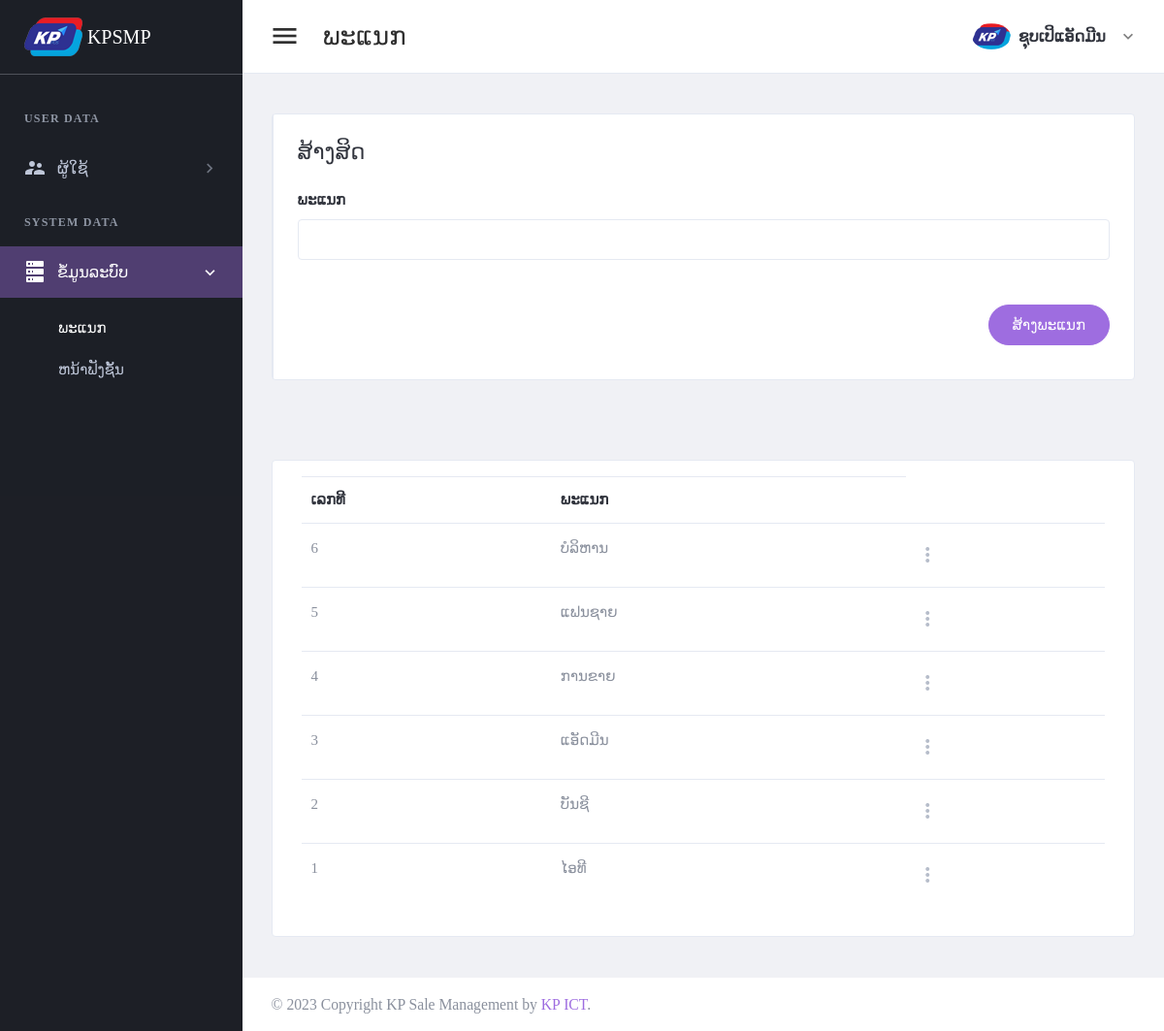
/page/depart.php (signed in), run on an earlier commit of the app's database.
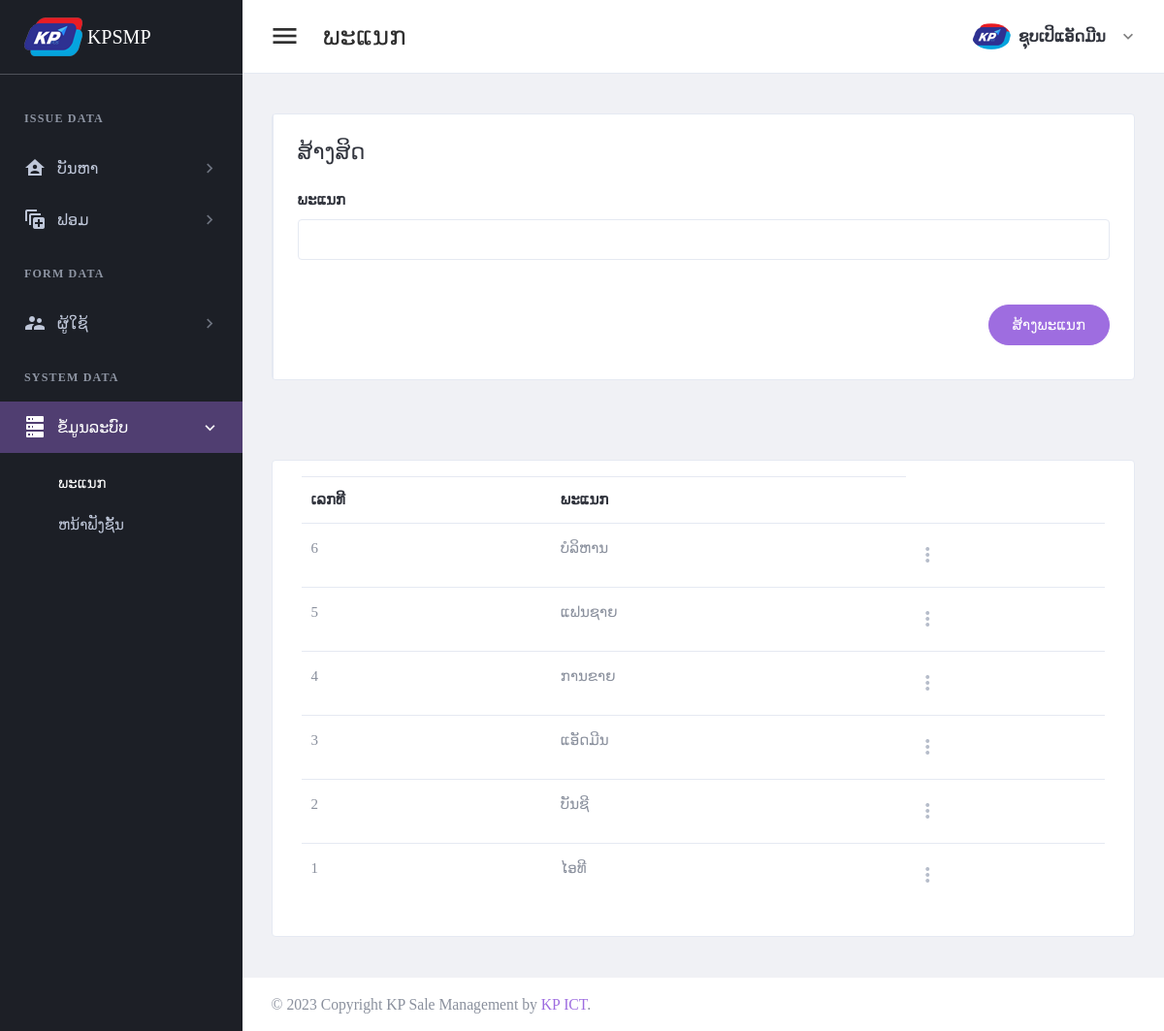
And on a later commit of the database.
### tables this page shows
CREATE TABLE `tbl_header_title` (
  `ht_id` int(11) NOT NULL,
  `ht_name` varchar(300) DEFAULT NULL
);

CREATE TABLE `tbl_sub_title` (
  `st_id` int(11) NOT NULL,
  `st_name` varchar(300) DEFAULT NULL,
  `icon_code` varchar(100) DEFAULT NULL,
  `ht_id` int(11) DEFAULT NULL
);

CREATE TABLE `tbl_page_title` (
  `pt_id` int(11) NOT NULL,
  `pt_name` varchar(300) DEFAULT NULL,
  `ptf_name` varchar(100) DEFAULT NULL,
  `st_id` int(11) DEFAULT NULL
);

CREATE TABLE `tbl_depart` (
  `dp_id` int(11) NOT NULL,
  `dp_name` varchar(150) DEFAULT NULL
);

### setting/checksession.php (called while the page is built, shortened)
<?php
	if($_SESSION['id_users'] == "" )
	{
	header("location:logout.php");
	}
	  else{
		$role_id = $_SESSION["role_id"];
	}
?>

### page/depart.php (the view, shortened to what the changed rows need)
<?php
include("../setting/checksession.php");
include("../setting/conn.php");
$header_name = "ພະແນກ";
$header_click = "4";
?>
<!DOCTYPE html>
<html lang="en" dir="ltr">
<head>
    <?php
    include("../setting/callcss.php");
    ?>
</head>
<body class="navbar-fixed sidebar-fixed" id="body">
    <div class="wrapper">
        <?php include "menu.php"; ?>
        <div class="page-wrapper">
            <div class="content-wrapper">
                <div class="content">
                    <div class="card card-default">
                        <div class="card-body">
                            <table id="productsTable" class="table table-hover table-product" style="width:100%">
                                <thead>
                                    <tr>
                                        <th>ເລກທີ</th>
                                        <th>ພະແນກ</th>
                                    </tr>
                                </thead>
                                <tbody>
                                    <?php
                                    $stmt4 = $conn->prepare("select dp_id,dp_name
                                    from tbl_depart
                                    order by dp_id desc ");
                                    $stmt4->execute();
                                    if ($stmt4->rowCount() > 0) {
                                        while ($row4 = $stmt4->fetch(PDO::FETCH_ASSOC)) {
                                            $dp_id = $row4['dp_id'];
                                            $dp_name = $row4['dp_name'];
                                    ?>
                                            <tr>
                                                <td><?php echo "$dp_id"; ?></td>
                                                <td><?php echo "$dp_name"; ?></td>
                                                <td>
                                                    <div class="dropdown">
                                                        <a class="dropdown-toggle icon-burger-mini" href="#" role="button" id="dropdownMenuLink" data-toggle="dropdown" aria-haspopup="true" aria-expanded="false" data-display="static">
                                                        </a>
                                                    </div>
                                                </td>
                                            </tr>
                                    <?php
                                        }
                                    }
                                    ?>
                                </tbody>
                            </table>
                        </div>
                    </div>
                </div>
            </div>
        </div>
    </div>
</body>
</html>

### page/menu.php (shortened to what the changed rows need)
<aside class="left-sidebar sidebar-dark" id="left-sidebar">
  <div id="sidebar" class="sidebar sidebar-with-footer">
    <div class="sidebar-left" data-simplebar style="height: 100%;">
      <ul class="nav sidebar-inner" id="sidebar-menu">
        <?php
        $stmt = $conn->prepare(" SELECT distinct a.ht_id,ht_name
        FROM tbl_header_title a
        left join tbl_role_page b on a.ht_id = b.ht_id
        where role_id ='$role_id'
        order by  a.ht_id asc ");
        $stmt->execute();
        if ($stmt->rowCount() > 0) {
          while ($row = $stmt->fetch(PDO::FETCH_ASSOC)) {
            $ht_id = $row['ht_id'];
            $ht_name = $row['ht_name'];
        ?>
            <li class="section-title"> <?php echo "$ht_name"; ?></li>
            <?php
            $stmt1 = $conn->prepare("SELECT distinct a.st_id,st_name,role_id,icon_code
            FROM tbl_sub_title a
            left join tbl_role_page b on a.st_id = b.st_id
            where a.ht_id = '$ht_id' and role_id ='$role_id'
            order by a.st_id asc ");
            $stmt1->execute();
            if ($stmt1->rowCount() > 0) {
              while ($row1 = $stmt1->fetch(PDO::FETCH_ASSOC)) {
                $st_name = $row1['st_name'];
                $st_id = $row1['st_id'];
                $icon_code = $row1['icon_code'];
            ?>
                <li class='has-sub <?php if ($header_click == "$st_id") {  echo "active expand"; } ?>'>
                  <a class="sidenav-item-link" href="javascript:void(0)" data-toggle="collapse" data-target='#<?php echo "$st_name"; ?>' aria-expanded="false" aria-controls="<?php echo "$st_name"; ?>">
                    <i class="mdi <?php echo"$icon_code";?>"></i>
                    <span class="nav-text"> <?php echo "$st_name"; ?> </span> <b class="caret"></b>
                  </a>
                  <ul class='collapse <?php if ($header_click == "$st_id" ) { echo "show"; } ?>' id="<?php echo "$st_name"; ?>" data-parent="#sidebar-menu">
                    <div class="sub-menu">
                      <?php
                      $stmt2 = $conn->prepare(" SELECT pt_name,ptf_name
                      FROM tbl_page_title a
                      left join tbl_role_page b on a.pt_id = b.pt_id
                      where a.st_id = '$st_id' and role_id ='$role_id'
                      order by a.pt_id asc ");
                      $stmt2->execute();
                      if ($stmt2->rowCount() > 0) {
                        while ($row2 = $stmt2->fetch(PDO::FETCH_ASSOC)) {
                          $pt_name = $row2['pt_name'];
                      ?>
                          <li class="<?php if ($header_name ==  $row2['pt_name']) { echo "active"; } ?>">
                            <a class="sidenav-item-link" href='<?php echo $row2['ptf_name'] ?>'>
                              <span class="nav-text"><?php echo"$pt_name";?></span>
                            </a>
                          </li>
                      <?php
                        }
                      }
                      ?>
                    </div>
                  </ul>
              <?php
              }
            }
              ?>
                </li>
            <?php
          }
        }
            ?>
      </ul>
    </div>
  </div>
</aside>

What changed in the data, as far as the page shows it:
now on this page (row edited): tbl_header_title: ht_name "ISSUE DATA"
now on this page (row edited): tbl_sub_title: st_name "ບັນຫາ", shown under "ISSUE DATA"
now on this page (row edited): tbl_sub_title: st_name "ຟອມ", shown under "ISSUE DATA"
changed tbl_header_title: ht_name "USER DATA" → "FORM DATA"
